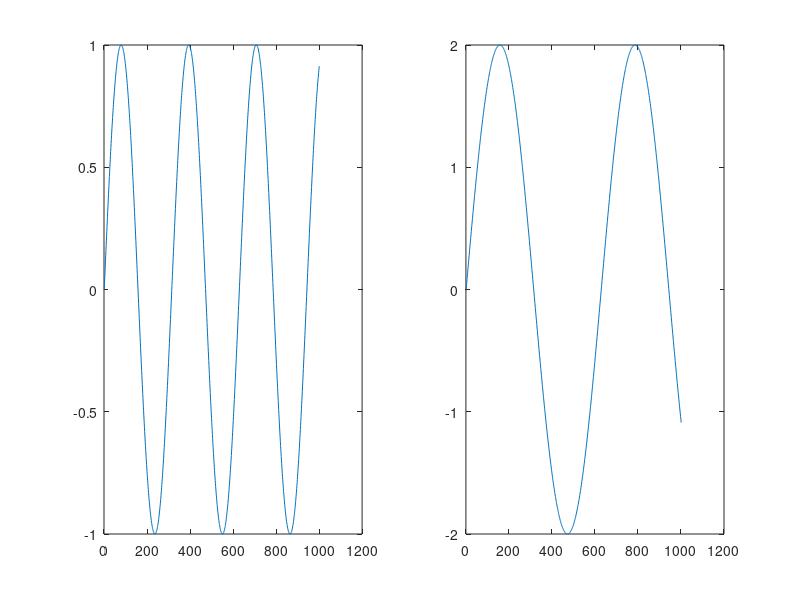

Write MATLAB code to recreate this figure.
close all; clear all; clc;
x = 0:0.01:10;
y1 = sin(2.*x);
y2 = 2.*sin(x);
figure(1);
subplot(121); plot(y1);
subplot(122); plot(y2);